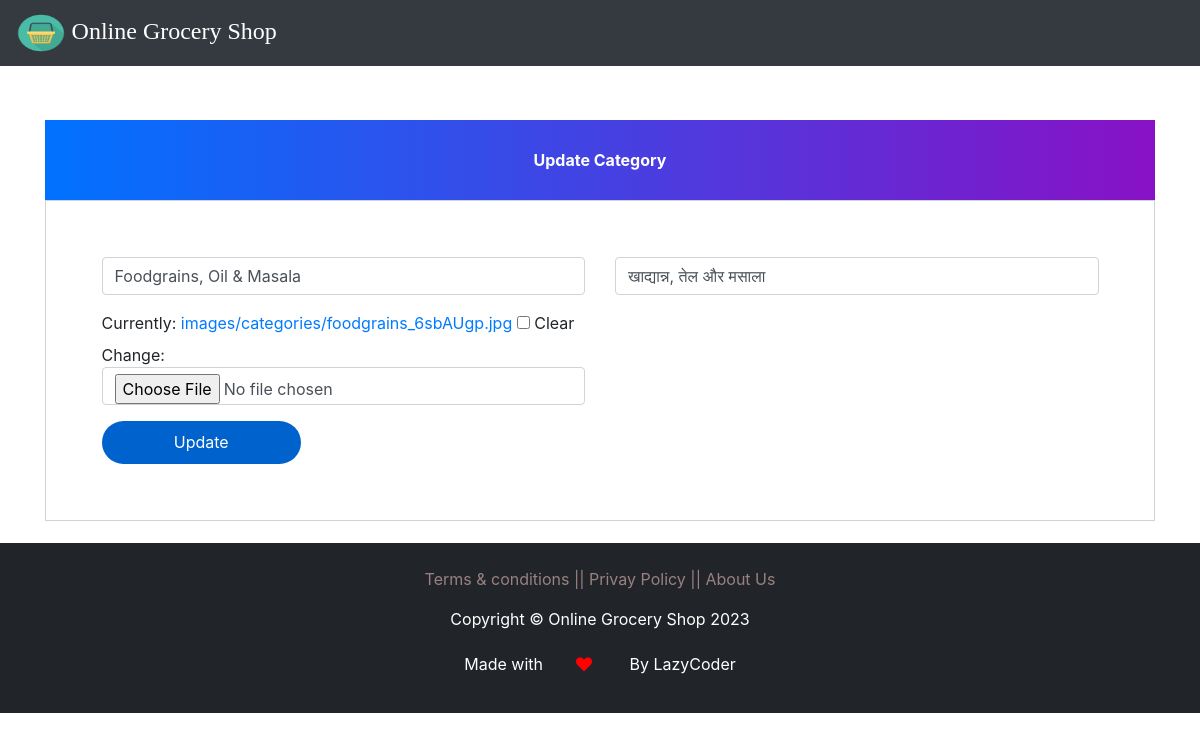
/update-category/7 (signed in), run on the app's committed database.
### bazaar/models.py (models this page shows, shortened)
class Category(models.Model):
    englishname=models.CharField(max_length=300)
    hindiname=models.CharField(max_length=300)
    photo= models.ImageField(upload_to='images/categories/',null=True,blank=True)

### bazaar/views.py (the view, shortened to what this page needs)
# urls.py: path('update-category/<int:pk>', views.update_category_view,name='update-category'),
@login_required(login_url='login')
def update_category_view(request,pk):
    category=models.Category.objects.get(id=pk)
    form1=forms.CategoryForm(instance=category)
    mydict={'form1':form1}
    return render(request,'bazaar/admin_update_category.html',context=mydict)

### bazaar/forms.py
class CategoryForm(forms.ModelForm):
    class Meta:
        model=models.Category
        fields=['englishname','hindiname','photo']

### templates/bazaar/admin_update_category.html (shortened to what this page needs)
{% extends 'bazaar/adminbase.html' %}
{% load widget_tweaks %}
{% block content %}
<head>
  <link href="//maxcdn.bootstrapcdn.com/bootstrap/4.1.1/css/bootstrap.min.css" rel="stylesheet" id="bootstrap-css">
</head>
<br><br><br><br><br>
<form method="post" enctype="multipart/form-data">
  <div class="container register-form">
    <div class="form">
      <div class="note">
        <p>Update Category</p>
      </div>
      <div class="form-content">
        <div class="row">
          <div class="col-md-6">
            <div class="form-group">
              {% render_field form1.englishname class="form-control" placeholder="English Name" %}
            </div>
            <div class="form-group">
              {% render_field form1.photo class="form-control"  placeholder="Username" %}
            </div>
          </div>
          <div class="col-md-6">
            <div class="form-group">
              {% render_field form1.hindiname class="form-control" placeholder="Hindi Name" %}
            </div>
          </div>
        </div>
        <button type="submit" class="btnSubmit">Update</button>
      </div>
    </div>
  </div>
</form>
{% endblock content %}

### templates/bazaar/adminbase.html (style rules this page uses)
p { text-align: center; }

### templates/bazaar/admin_update_category.html (style rules this page uses)
a:link { text-decoration: none; }
.note { text-align: center; height: 80px; background: -webkit-linear-gradient(left, #0072ff, #8811c5); color: #fff; font-weight: bold; line-height: 80px; }
.form-content { padding: 5%; border: 1px solid #ced4da; margin-bottom: 2%; }
.form-control { border-radius: 1.5rem; }
.btnSubmit { border: none; border-radius: 1.5rem; padding: 1%; width: 20%; cursor: pointer; background: #0062cc; color: #fff; }

### templates/bazaar/footer.html (style rules this page uses)
p { text-align: center; }

### data on the page
Category: englishname "Foodgrains, Oil & Masala", hindiname "खाद्यान्न, तेल और मसाला"
